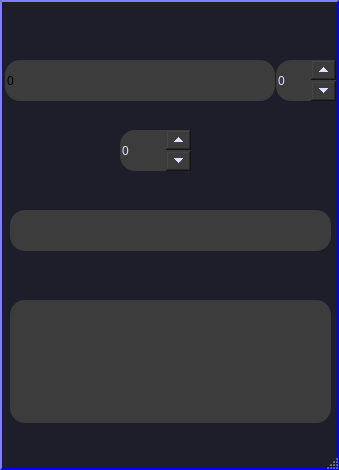
<?xml version="1.0" encoding="UTF-8"?>
<ui version="4.0">
 <class>MainWindow</class>
 <widget class="QMainWindow" name="MainWindow">
  <property name="geometry">
   <rect>
    <x>0</x>
    <y>0</y>
    <width>339</width>
    <height>470</height>
   </rect>
  </property>
  <property name="font">
   <font>
    <family>MS Shell Dlg 2</family>
    <pointsize>-1</pointsize>
    <weight>75</weight>
    <italic>false</italic>
    <bold>true</bold>
   </font>
  </property>
  <property name="windowTitle">
   <string>MainWindow</string>
  </property>
  <property name="styleSheet">
   <string notr="true">QMainWindow  {
	background-color: rgb(30 ,30, 43);
    border: 2px outset blue;
    font: 45px;
color: qlineargradient(spread:pad, x1:0.318, y1:0.0113636, x2:0.114, y2:0.835, stop:0 rgba(12, 196, 0, 255), stop:1 rgba(20, 128, 20, 255));
	font: bold;
	width: 300px;
	height: 60px;
}


</string>
  </property>
  <widget class="QWidget" name="centralwidget">
   <widget class="QLineEdit" name="lineEdit">
    <property name="geometry">
     <rect>
      <x>5</x>
      <y>60</y>
      <width>270</width>
      <height>41</height>
     </rect>
    </property>
    <property name="styleSheet">
     <string notr="true">QLineEdit{
background: rgb(60, 60, 60);
text-color: rgb(255, 225, 255);
font-color:  rgb(255, 225, 255);
font: 20pt &quot;Times New Roman&quot;;
border: 3 px;
border-radius: 15px;
}
QLineEdit:hover {
	background-color: rgb(11, 37, 98);
	color: qlineargradient(spread:pad, x1:0.102273, y1:0.131, x2:0.966, y2:0.960091, stop:0 rgba(158, 162, 109, 255), stop:1 rgba(255, 255, 255, 255));
}

QLineEdit:pressed  {
	background-color: rgb(54, 54, 4);
    border-style: inset;
	color:qlineargradient(spread:pad, x1:0, y1:0, x2:1, y2:1, stop:0.642045 rgba(48, 42, 88, 243), stop:1 rgba(255, 255, 255, 255));
}</string>
    </property>
    <property name="text">
     <string>0</string>
    </property>
   </widget>
   <widget class="QSpinBox" name="spinBox">
    <property name="geometry">
     <rect>
      <x>276</x>
      <y>60</y>
      <width>60</width>
      <height>41</height>
     </rect>
    </property>
    <property name="styleSheet">
     <string notr="true">QSpinBox{
background: rgb(60, 60, 60);
 color: rgb(221, 225, 255);
	font: 20pt &quot;Times New Roman&quot;;
  border:2px;
 border-radius: 15px;       

}

QSpinBox::up-button{width:25px;height:20 px;}
QSpinBox::down-button{width:25px;height:20 px;}</string>
    </property>
   </widget>
   <widget class="QLineEdit" name="lineEdit_2">
    <property name="geometry">
     <rect>
      <x>10</x>
      <y>210</y>
      <width>321</width>
      <height>41</height>
     </rect>
    </property>
    <property name="styleSheet">
     <string notr="true">QLineEdit{
background: rgb(60, 60, 60);
 color: rgb(221, 225, 255);
 font-color:  rgb(255, 225, 255);
font: 20pt &quot;Times New Roman&quot;;
      border:2 px;   
 border-radius: 15px;
}</string>
    </property>
   </widget>
   <widget class="QSpinBox" name="spinBox_2">
    <property name="geometry">
     <rect>
      <x>120</x>
      <y>130</y>
      <width>71</width>
      <height>41</height>
     </rect>
    </property>
    <property name="styleSheet">
     <string notr="true">QSpinBox{
background: rgb(60, 60, 60);
 color: rgb(221, 225, 255);
	font: 20pt &quot;Times New Roman&quot;;
border:2px;
 border-radius: 15px;
         
}
QSpinBox::up-button{width:25px;height:20 px;}
QSpinBox::down-button{width:25px;height:20 px;}</string>
    </property>
   </widget>
   <widget class="QTextEdit" name="textEdit">
    <property name="geometry">
     <rect>
      <x>10</x>
      <y>300</y>
      <width>321</width>
      <height>123</height>
     </rect>
    </property>
    <property name="styleSheet">
     <string notr="true">QTextEdit{
background: rgb(60, 60, 60);
 color: rgb(221, 225, 255);
 font-color:  rgb(255, 225, 255);
font: 20pt &quot;Times New Roman&quot;;
      border:2 px;   
 border-radius: 15px;
}</string>
    </property>
   </widget>
  </widget>
  <widget class="QMenuBar" name="menubar">
   <property name="geometry">
    <rect>
     <x>0</x>
     <y>0</y>
     <width>339</width>
     <height>21</height>
    </rect>
   </property>
  </widget>
  <widget class="QStatusBar" name="statusbar"/>
 </widget>
 <resources/>
 <connections/>
</ui>
